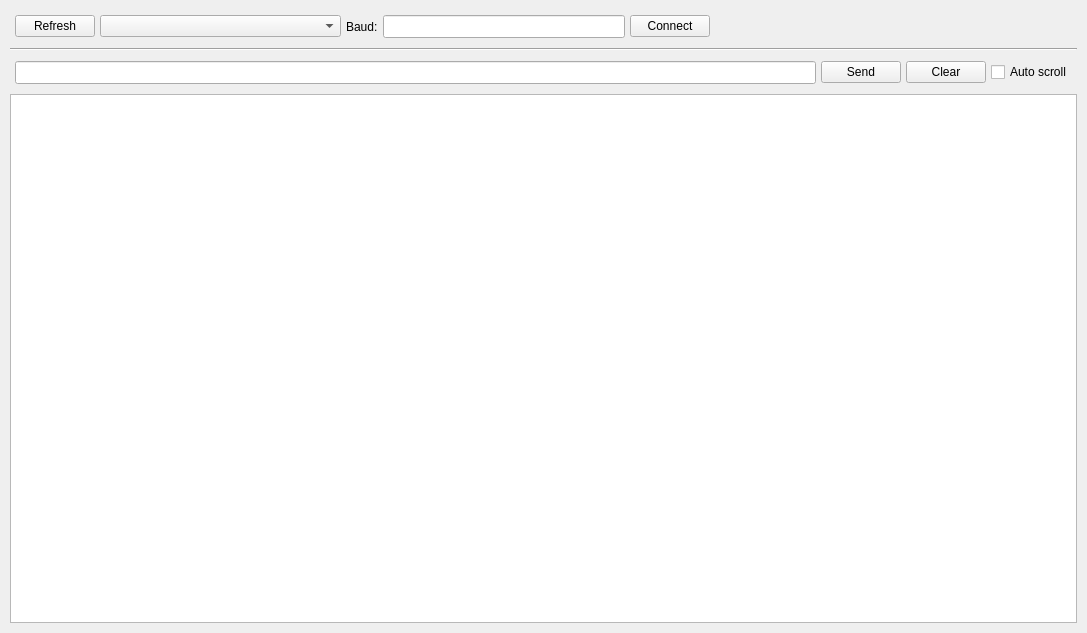
<?xml version="1.0" encoding="UTF-8"?>
<ui version="4.0">
 <class>Form</class>
 <widget class="QWidget" name="Form">
  <property name="geometry">
   <rect>
    <x>0</x>
    <y>0</y>
    <width>1087</width>
    <height>633</height>
   </rect>
  </property>
  <property name="windowTitle">
   <string>Form</string>
  </property>
  <layout class="QVBoxLayout" name="verticalLayout_2" stretch="0,0,0,1">
   <property name="spacing">
    <number>5</number>
   </property>
   <property name="leftMargin">
    <number>10</number>
   </property>
   <property name="topMargin">
    <number>10</number>
   </property>
   <property name="rightMargin">
    <number>10</number>
   </property>
   <property name="bottomMargin">
    <number>10</number>
   </property>
   <item>
    <layout class="QHBoxLayout" name="horizontalLayout_2" stretch="0,2,0,2,0,3">
     <property name="spacing">
      <number>5</number>
     </property>
     <property name="leftMargin">
      <number>5</number>
     </property>
     <property name="topMargin">
      <number>5</number>
     </property>
     <property name="rightMargin">
      <number>5</number>
     </property>
     <property name="bottomMargin">
      <number>5</number>
     </property>
     <item>
      <widget class="QPushButton" name="pushButton_3">
       <property name="text">
        <string>Refresh</string>
       </property>
      </widget>
     </item>
     <item>
      <widget class="QComboBox" name="comboBox"/>
     </item>
     <item>
      <widget class="QLabel" name="label">
       <property name="text">
        <string>Baud:</string>
       </property>
      </widget>
     </item>
     <item>
      <widget class="QLineEdit" name="lineEdit_2">
       <property name="font">
        <font>
         <pointsize>10</pointsize>
        </font>
       </property>
      </widget>
     </item>
     <item>
      <widget class="QPushButton" name="pushButton_4">
       <property name="text">
        <string>Connect</string>
       </property>
      </widget>
     </item>
     <item>
      <spacer name="horizontalSpacer">
       <property name="orientation">
        <enum>Qt::Horizontal</enum>
       </property>
       <property name="sizeHint" stdset="0">
        <size>
         <width>40</width>
         <height>20</height>
        </size>
       </property>
      </spacer>
     </item>
    </layout>
   </item>
   <item>
    <widget class="Line" name="line">
     <property name="orientation">
      <enum>Qt::Horizontal</enum>
     </property>
    </widget>
   </item>
   <item>
    <layout class="QHBoxLayout" name="horizontalLayout" stretch="1,0,0,0">
     <property name="spacing">
      <number>5</number>
     </property>
     <property name="leftMargin">
      <number>5</number>
     </property>
     <property name="topMargin">
      <number>5</number>
     </property>
     <property name="rightMargin">
      <number>5</number>
     </property>
     <property name="bottomMargin">
      <number>5</number>
     </property>
     <item>
      <widget class="QLineEdit" name="lineEdit">
       <property name="font">
        <font>
         <pointsize>10</pointsize>
        </font>
       </property>
      </widget>
     </item>
     <item>
      <widget class="QPushButton" name="pushButton">
       <property name="text">
        <string>Send</string>
       </property>
      </widget>
     </item>
     <item>
      <widget class="QPushButton" name="pushButton_2">
       <property name="text">
        <string>Clear</string>
       </property>
      </widget>
     </item>
     <item>
      <widget class="QCheckBox" name="checkBox">
       <property name="text">
        <string>Auto scroll</string>
       </property>
      </widget>
     </item>
    </layout>
   </item>
   <item>
    <widget class="QPlainTextEdit" name="plainTextEdit"/>
   </item>
  </layout>
 </widget>
 <resources/>
 <connections/>
</ui>
